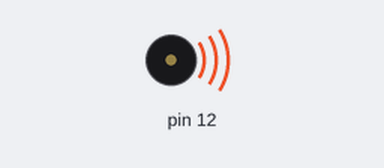
The sketch below on a simulated Arduino Uno, built with avr-gcc and run on an emulated ATmega328P. Parts: buzzer (waves = sounding).

Above: at 0.5 s.
Timing chart, 0 to 4.6 s (numbered marks = the images above):
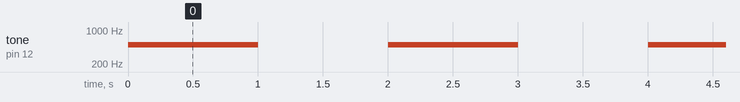

Measured:
- by itself, tone on pin 12: alternates 500 Hz for 1.0 s and silent for 1.0 s

The sketch:

buzzer.ino
```cpp
 void setup()
{
 pinMode(12, OUTPUT);
}
 void loop()
{
 tone(12,500);
 delay(1000);
 noTone(12);
 delay(1000);
}
```
